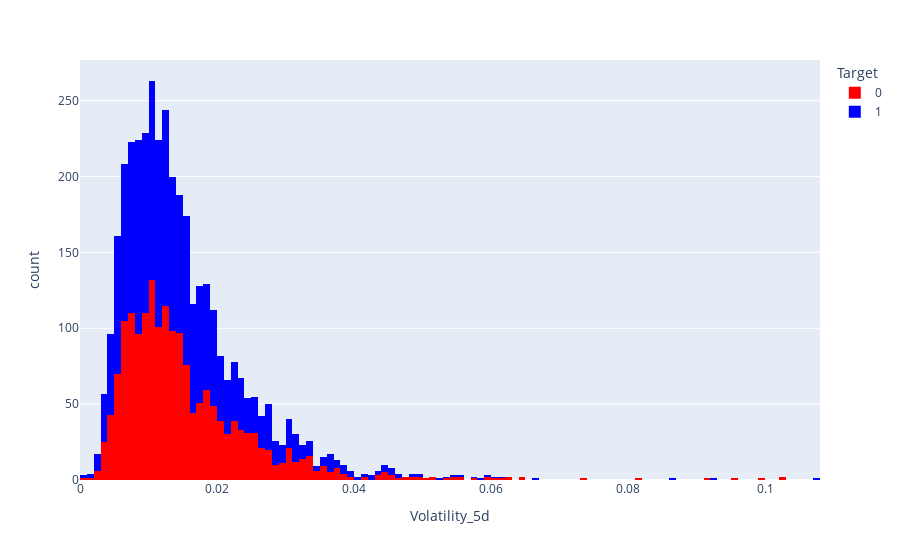

The code cell stored with this chart in its notebook:
### Code cell
px.histogram(stock_df, x = 'Volatility_5d', color = 'Target', color_discrete_sequence = ['red', 'blue'])

### Figure 1 — Plotly figure (JSON) as saved in the notebook; plotly's stock layout.template omitted (floating-point values rounded to 4 significant figures; data arrays with more than 128 entries replaced by an {"elided": "..."} marker saying what was removed)
{"data": [{"bingroup": "x", "hovertemplate": "Target=0<br>Volatility_5d=%{x}<br>count=%{y}<extra></extra>", "legendgroup": "0", "marker": {"color": "red", "pattern": {"shape": ""}}, "name": "0", "orientation": "v", "showlegend": true, "type": "histogram", "x": {"elided": "1795 float values"}, "xaxis": "x", "yaxis": "y"}, {"bingroup": "x", "hovertemplate": "Target=1<br>Volatility_5d=%{x}<br>count=%{y}<extra></extra>", "legendgroup": "1", "marker": {"color": "blue", "pattern": {"shape": ""}}, "name": "1", "orientation": "v", "showlegend": true, "type": "histogram", "x": {"elided": "2021 float values"}, "xaxis": "x", "yaxis": "y"}], "layout": {"barmode": "relative", "legend": {"title": {"text": "Target"}, "tracegroupgap": 0}, "margin": {"t": 60}, "xaxis": {"anchor": "y", "domain": [0, 1], "title": {"text": "Volatility_5d"}}, "yaxis": {"anchor": "x", "domain": [0, 1], "title": {"text": "count"}}}}
